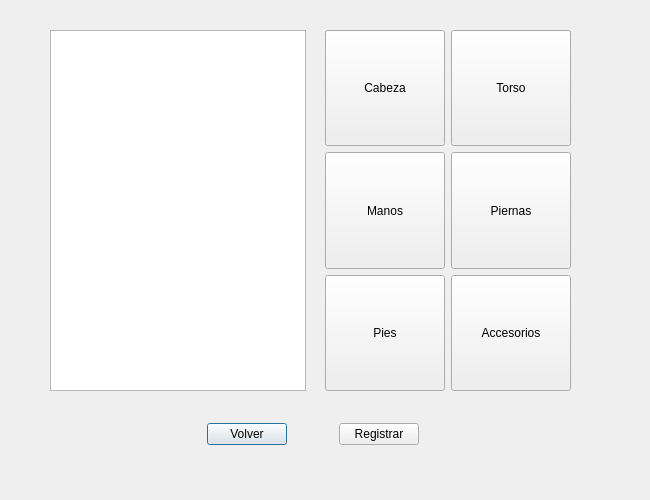
<?xml version="1.0" encoding="UTF-8"?>
<ui version="4.0">
 <class>registerAvatar</class>
 <widget class="QDialog" name="registerAvatar">
  <property name="geometry">
   <rect>
    <x>0</x>
    <y>0</y>
    <width>650</width>
    <height>500</height>
   </rect>
  </property>
  <property name="windowTitle">
   <string>Dialog</string>
  </property>
  <widget class="QWidget" name="layoutWidget">
   <property name="geometry">
    <rect>
     <x>160</x>
     <y>420</y>
     <width>306</width>
     <height>28</height>
    </rect>
   </property>
   <layout class="QHBoxLayout" name="horizontalLayout_5">
    <item>
     <spacer name="horizontalSpacer_7">
      <property name="orientation">
       <enum>Qt::Horizontal</enum>
      </property>
      <property name="sizeHint" stdset="0">
       <size>
        <width>40</width>
        <height>20</height>
       </size>
      </property>
     </spacer>
    </item>
    <item>
     <widget class="QPushButton" name="backPush_3">
      <property name="text">
       <string>Volver</string>
      </property>
     </widget>
    </item>
    <item>
     <spacer name="horizontalSpacer_8">
      <property name="orientation">
       <enum>Qt::Horizontal</enum>
      </property>
      <property name="sizeHint" stdset="0">
       <size>
        <width>40</width>
        <height>20</height>
       </size>
      </property>
     </spacer>
    </item>
    <item>
     <widget class="QPushButton" name="registerPush_3">
      <property name="text">
       <string>Registrar</string>
      </property>
     </widget>
    </item>
    <item>
     <spacer name="horizontalSpacer_9">
      <property name="orientation">
       <enum>Qt::Horizontal</enum>
      </property>
      <property name="sizeHint" stdset="0">
       <size>
        <width>40</width>
        <height>20</height>
       </size>
      </property>
     </spacer>
    </item>
   </layout>
  </widget>
  <widget class="QWidget" name="layoutWidget_2">
   <property name="geometry">
    <rect>
     <x>50</x>
     <y>30</y>
     <width>521</width>
     <height>361</height>
    </rect>
   </property>
   <layout class="QHBoxLayout" name="horizontalLayout_6">
    <item>
     <widget class="QGraphicsView" name="avatar_3"/>
    </item>
    <item>
     <widget class="QLabel" name="label_4">
      <property name="text">
       <string/>
      </property>
     </widget>
    </item>
    <item>
     <layout class="QGridLayout" name="gridLayout_3">
      <item row="2" column="1">
       <widget class="QPushButton" name="accesoriosPush_3">
        <property name="sizePolicy">
         <sizepolicy hsizetype="Expanding" vsizetype="Expanding">
          <horstretch>0</horstretch>
          <verstretch>0</verstretch>
         </sizepolicy>
        </property>
        <property name="text">
         <string>Accesorios</string>
        </property>
       </widget>
      </item>
      <item row="2" column="0">
       <widget class="QPushButton" name="piesPush_3">
        <property name="sizePolicy">
         <sizepolicy hsizetype="Expanding" vsizetype="Expanding">
          <horstretch>0</horstretch>
          <verstretch>0</verstretch>
         </sizepolicy>
        </property>
        <property name="text">
         <string>Pies</string>
        </property>
       </widget>
      </item>
      <item row="0" column="1">
       <widget class="QPushButton" name="torsoPush_3">
        <property name="sizePolicy">
         <sizepolicy hsizetype="Expanding" vsizetype="Expanding">
          <horstretch>0</horstretch>
          <verstretch>0</verstretch>
         </sizepolicy>
        </property>
        <property name="text">
         <string>Torso</string>
        </property>
       </widget>
      </item>
      <item row="1" column="1">
       <widget class="QPushButton" name="piernasPush_3">
        <property name="sizePolicy">
         <sizepolicy hsizetype="Expanding" vsizetype="Expanding">
          <horstretch>0</horstretch>
          <verstretch>0</verstretch>
         </sizepolicy>
        </property>
        <property name="text">
         <string>Piernas</string>
        </property>
       </widget>
      </item>
      <item row="1" column="0">
       <widget class="QPushButton" name="manosPush_3">
        <property name="sizePolicy">
         <sizepolicy hsizetype="Expanding" vsizetype="Expanding">
          <horstretch>0</horstretch>
          <verstretch>0</verstretch>
         </sizepolicy>
        </property>
        <property name="text">
         <string>Manos</string>
        </property>
       </widget>
      </item>
      <item row="0" column="0">
       <widget class="QPushButton" name="cabezaPush_3">
        <property name="sizePolicy">
         <sizepolicy hsizetype="Expanding" vsizetype="Expanding">
          <horstretch>0</horstretch>
          <verstretch>0</verstretch>
         </sizepolicy>
        </property>
        <property name="text">
         <string>Cabeza</string>
        </property>
       </widget>
      </item>
     </layout>
    </item>
   </layout>
  </widget>
 </widget>
 <resources/>
 <connections/>
</ui>
